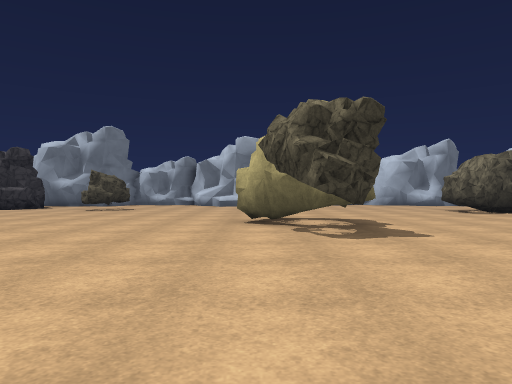
view 1 (above)

24 first-person views from a walk through a Unity game level. The camera is 1.3 m above the floor, looks level and sees 70° across. The floor is counted in squares, 2 m on a side. Each view is taken from the middle of a square. On the plan, view 1 faces up. The plan holds only what a view shows up to about 11 squares ahead; the rest is blank. The place goes on beyond the plan. Surface patterns are stand-ins for the level's own textures.

view 2
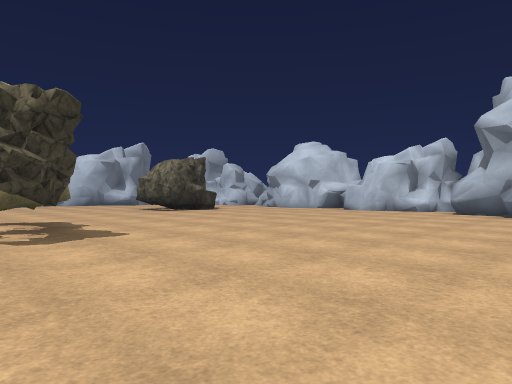

view 3
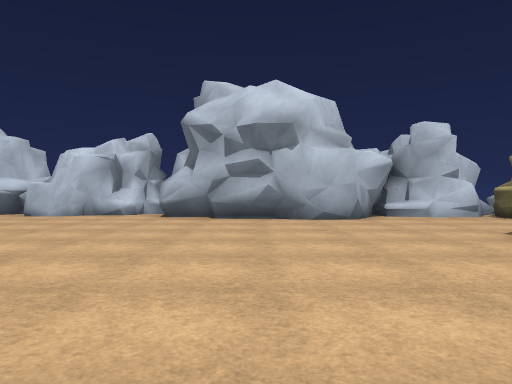

view 4
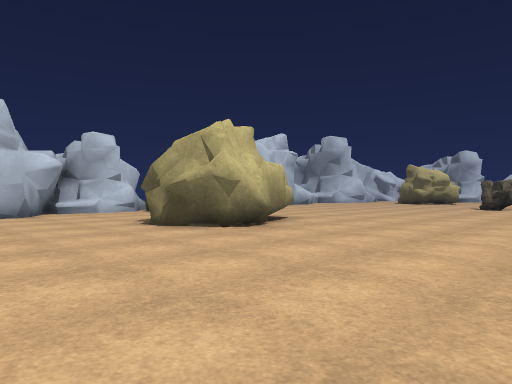

view 5
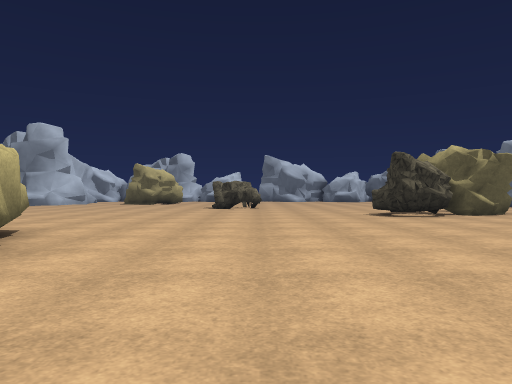

view 6
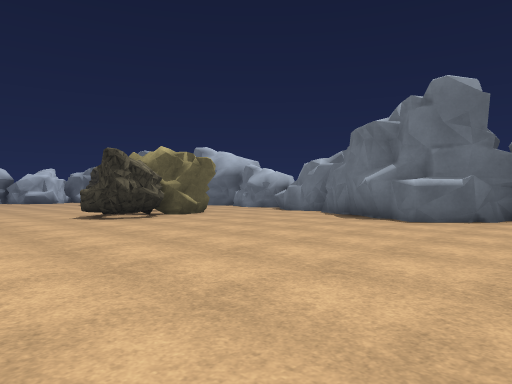

view 7
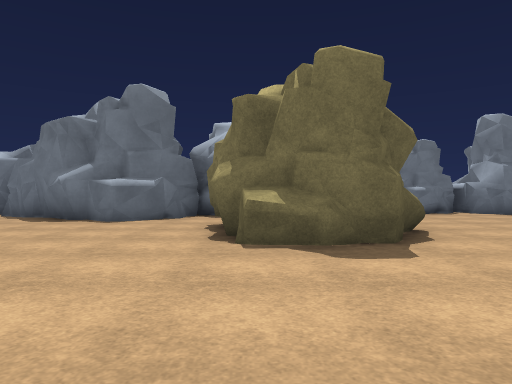

view 8
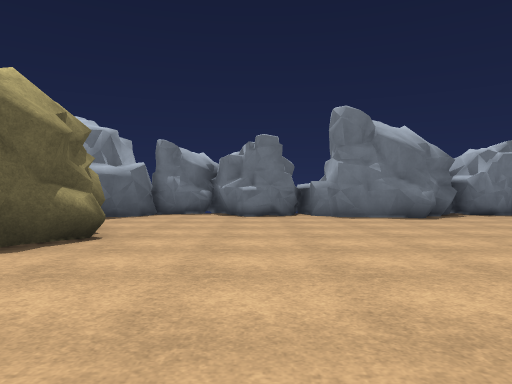

view 9
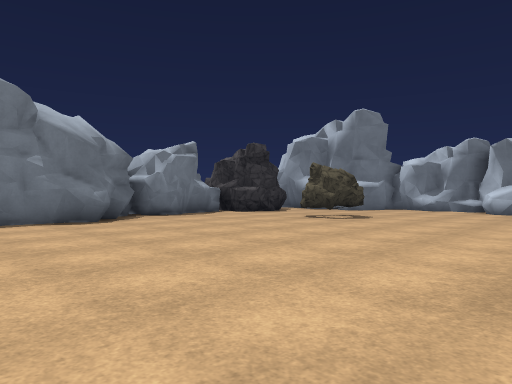

view 10
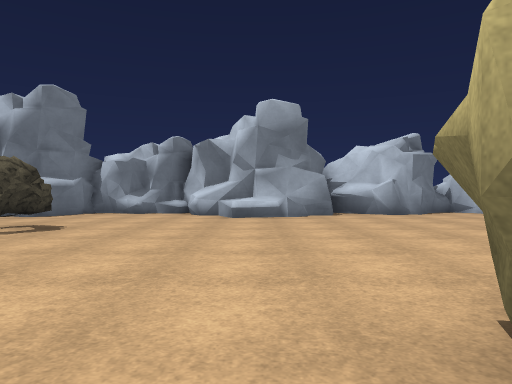

view 11
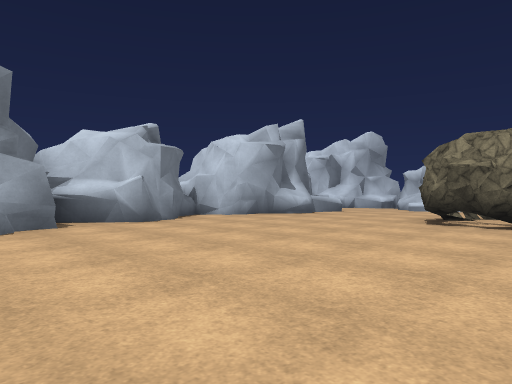

view 12
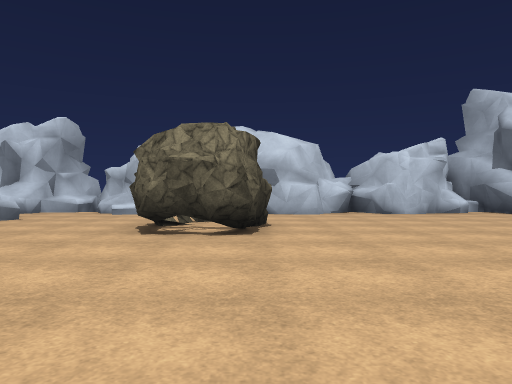

view 13
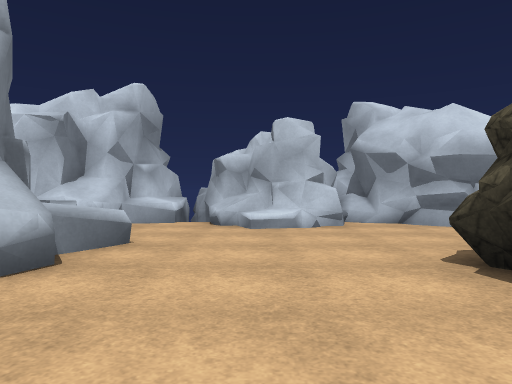

view 14
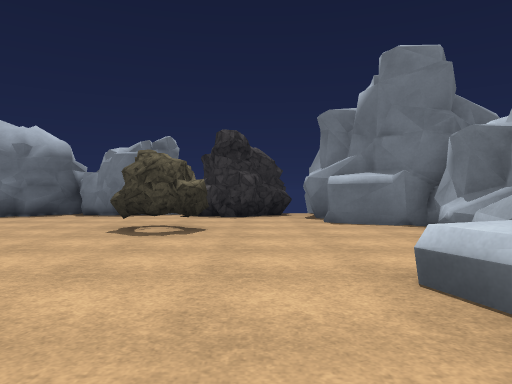

view 15
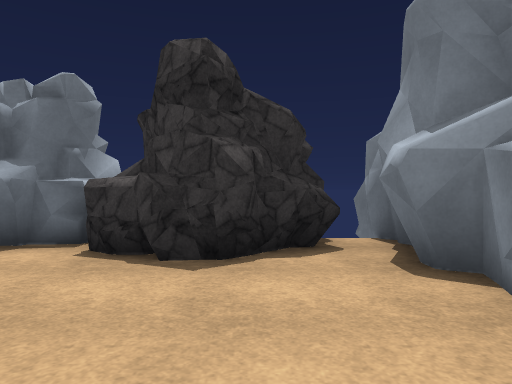

view 16
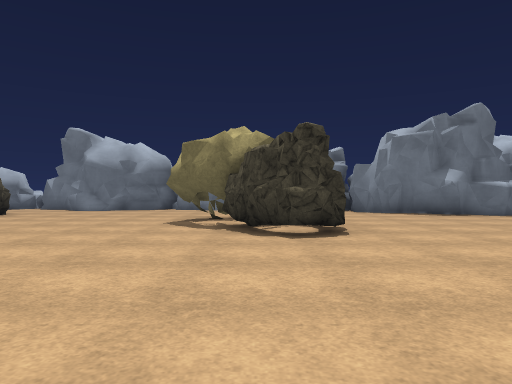

view 17
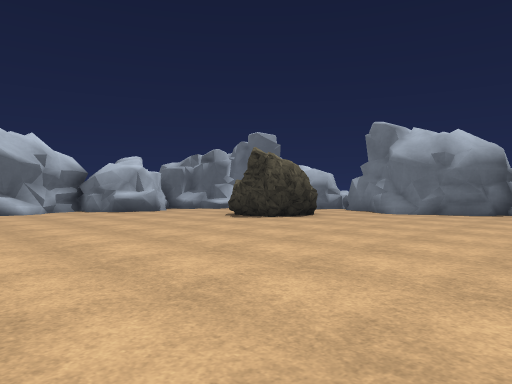

view 18
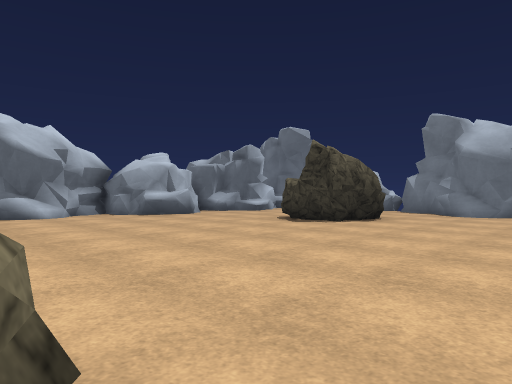

view 19
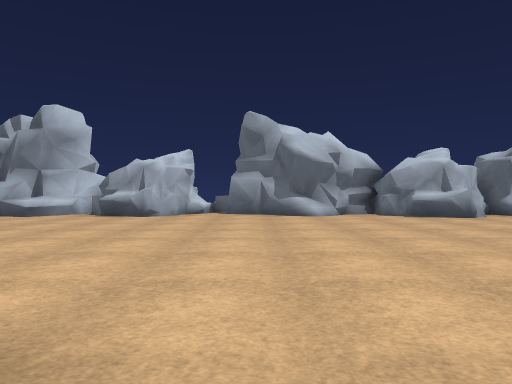

view 20
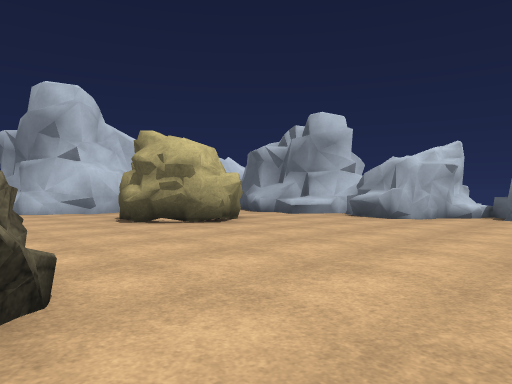

view 21
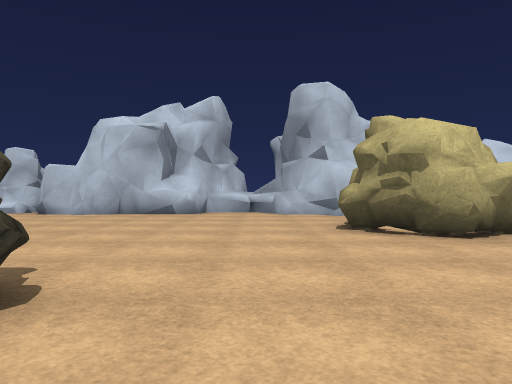

view 22
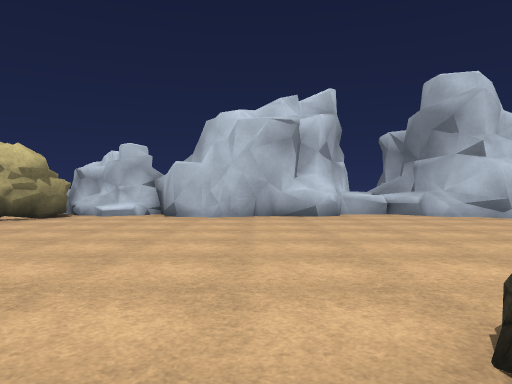

view 23
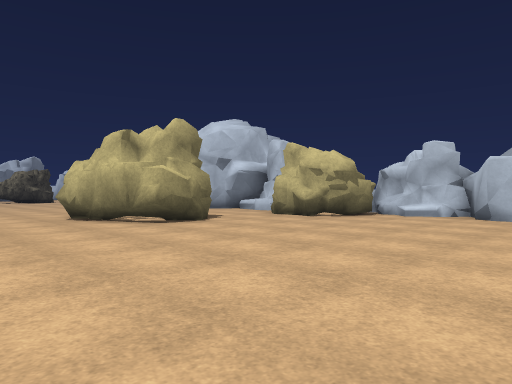

view 24
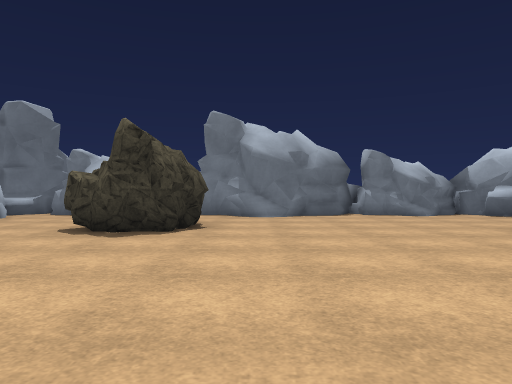

### Floor plan
Key: @ floor where view 1 was taken; # wall or solid block; . floor; / step, stairs or slope; = window, fence, low wall or low ledge; ^ raised ledge; R rock.
Columns run from 11 left of view 1 to 15 right of it. Each row starts with its distance up from view 1.
 19      ###       ###     #
 18     ###^########.##### ^##
 17 #####....^###......^#=..^^#
 16  R........=.............##
 15   #....................##
 14   R...R................##
 13  #R..#R...........R#....#
 12  ##...............###...#
 11   #...............#R...##
 10   #....................#
  9   #........# ..........#
  8   ##.......###.........#
  7   #.........##.........#
  6   #..........R.........#
  5  ##.........R..........##
  4  ##.....................#
  3  #.....................##
  2  #....................##
  1  ##...###.............#
  0   ##  ###..@..........#
 -1    #  ###.............##
 -2    #...................#
 -3    ##............##....#
 -4     ##..........##  ...#
 -5     #............###..##
 -6    ##............##..###
 -7    #.................###
 -8    #..................###
 -9   #   .................##
-10   #   .##R..............#
-11  ##.. ####.............##
-12  ##...###..............#
-13  #.....................#
-14  #............R........#
-15  #...........RR........##
-16  ##.....................^
-17  ##.....................^
-18  #...R.................^#
-19    .R #...........##..##
-20      RR..........##
-21     ..............#
-22  ##................
-23  #..  .^...........
-24  ##  ^###.//...#^.=#
-25      #  ############

Where each view was taken, in squares from view 1:
view 1: 0 up, 0 right, facing up
view 2: 0 up, 0 right, facing up-right
view 3: 1 up, 2 right, facing right
view 4: 1 up, 0 right, facing down-right
view 5: 0 up, 2 right, facing down
view 6: 1 down, 2 right, facing down-left
view 7: 1 down, 2 right, facing left
view 8: 4 up, 1 right, facing left
view 9: 5 up, 0 right, facing up-left
view 10: 7 up, 1 left, facing up
view 11: 10 up, 1 left, facing up-right
view 12: 11 up, 1 right, facing right
view 13: 15 up, 5 right, facing right
view 14: 15 up, 1 right, facing left
view 15: 15 up, 5 left, facing left
view 16: 11 down, 4 right, facing left
view 17: 12 down, 2 right, facing down-left
view 18: 14 down, 2 right, facing down-left
view 19: 14 down, 1 right, facing down
view 20: 15 down, 0 right, facing down-right
view 21: 17 down, 1 right, facing right
view 22: 13 down, 2 right, facing right
view 23: 13 down, 2 right, facing up-right
view 24: 17 down, 1 right, facing left
